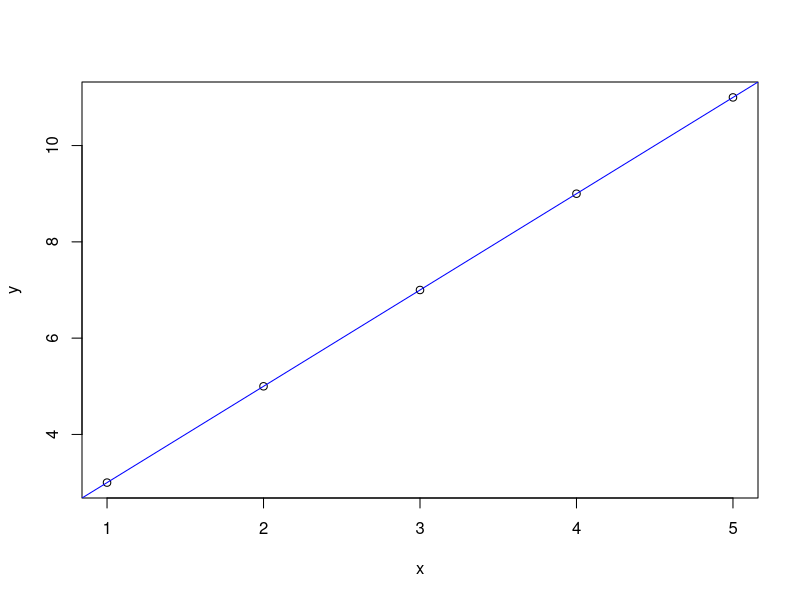

The R script that drew this image:
setwd("/home/anish/Documents/WIN 21-22/CSE3506 EDA/19BCE1278_Anish/L2") 
x<-1:5  
y<-c(3,5,7,9,11) 
data_set=data.frame(x,y)
data_set 
View(data_set) 
str(data_set) 
names(data_set)
plot(x,y) 
LR_result<-lm(y~x) 
LR_result
summary(LR_result) 
abline(LR_result, col="blue") 

x=data.frame(x=6:8) 
R<-predict(LR_result,x) 
R
summary(R)

x=data.frame(x=c(6,7,8))
R1<-predict(LR_result,x)
R1
summary(R1)

